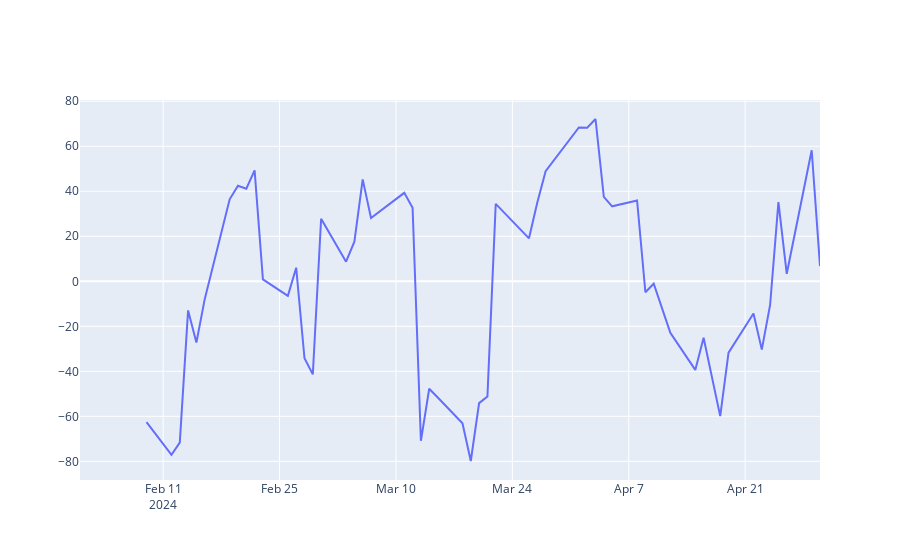

The notebook cell this image was saved under:
### Code cell
plt.figure(figsize = (18, 9))
sb.lineplot(data = data, x = 'Date', y = 'sevenDayRollingMean')
plt.grid(True)
plt.title('Nifty 7 day rolling mean [1 Feb 2024 - 1 May 2024]')
plt.show()


fig = go.Figure([go.Scatter(x=data.index, y=data['sevenDayRollingMean'])])
fig.show()
